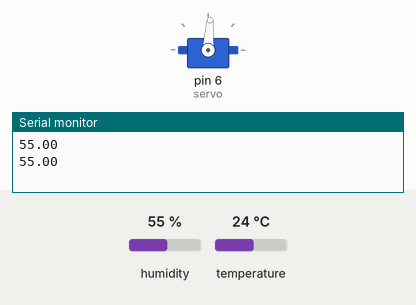
Bench run of a sketch on a simulated Arduino Uno, built with avr-gcc and run on an emulated ATmega328P. Shown: servo, the last lines printed to the serial monitor. The test bench sets the inputs (shaded band); at power-on: temperature 24 °C, humidity 55 %.

Above: at 4.8 s.
4.9 s: temperature set to 12 °C
At 7.1 s:
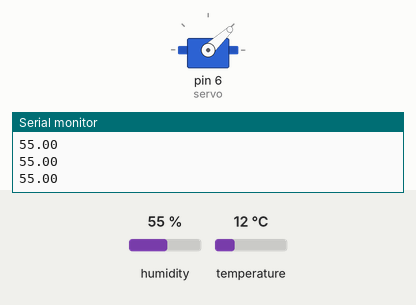
7.9 s: temperature set to 19 °C
At 8.4 s:
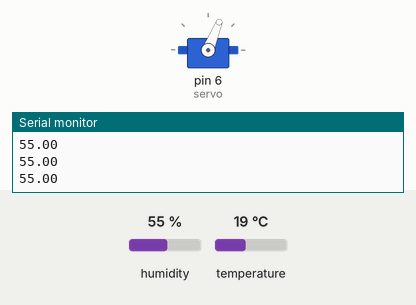
10.9 s: temperature set to 28 °C
At 13.2 s:
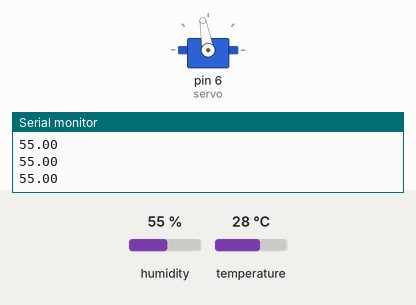
13.9 s: temperature set to 41 °C
At 15.5 s:
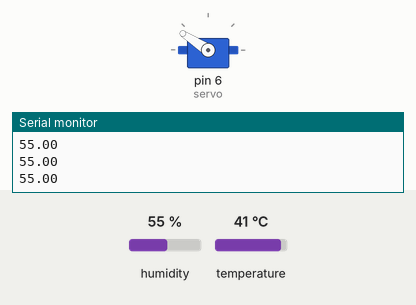
Timing chart, 0 to 17.0 s (numbered marks = the images above; inputs shaded):
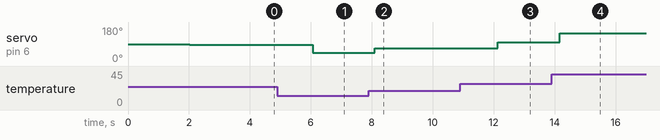

Measured:
- after the input at 4.9 s, servo on pin 6 (servo): 86° → 43° after 1.2 s
- after the input at 7.9 s, servo on pin 6 (servo): 43° → 68° after 0.20 s
- after the input at 10.9 s, servo on pin 6 (servo): 68° → 100° after 1.2 s
- after the input at 13.9 s, servo on pin 6 (servo): 100° → 147° after 0.27 s

The sketch:

sensor_temperatura_humidade.ino
```cpp
#include "DHT.h"
#include <Servo.h>

#define DHTPIN 5

#define DHTTYPE DHT11

DHT dht(DHTPIN, DHTTYPE);
Servo servo;
float pos = 0;

void setup()
{
  Serial.begin(9600);
  servo.attach(6);

  dht.begin();
}

void loop()
{
  delay(2000);

  float h = dht.readHumidity();

  float t = dht.readTemperature();

  float f = dht.readTemperature(true);

  float hif = dht.computeHeatIndex(f, h);

  float hic = dht.computeHeatIndex(t, h, false);

  pos = t * 3.6;
  servo.write(pos);

  Serial.println(h);

}
```
